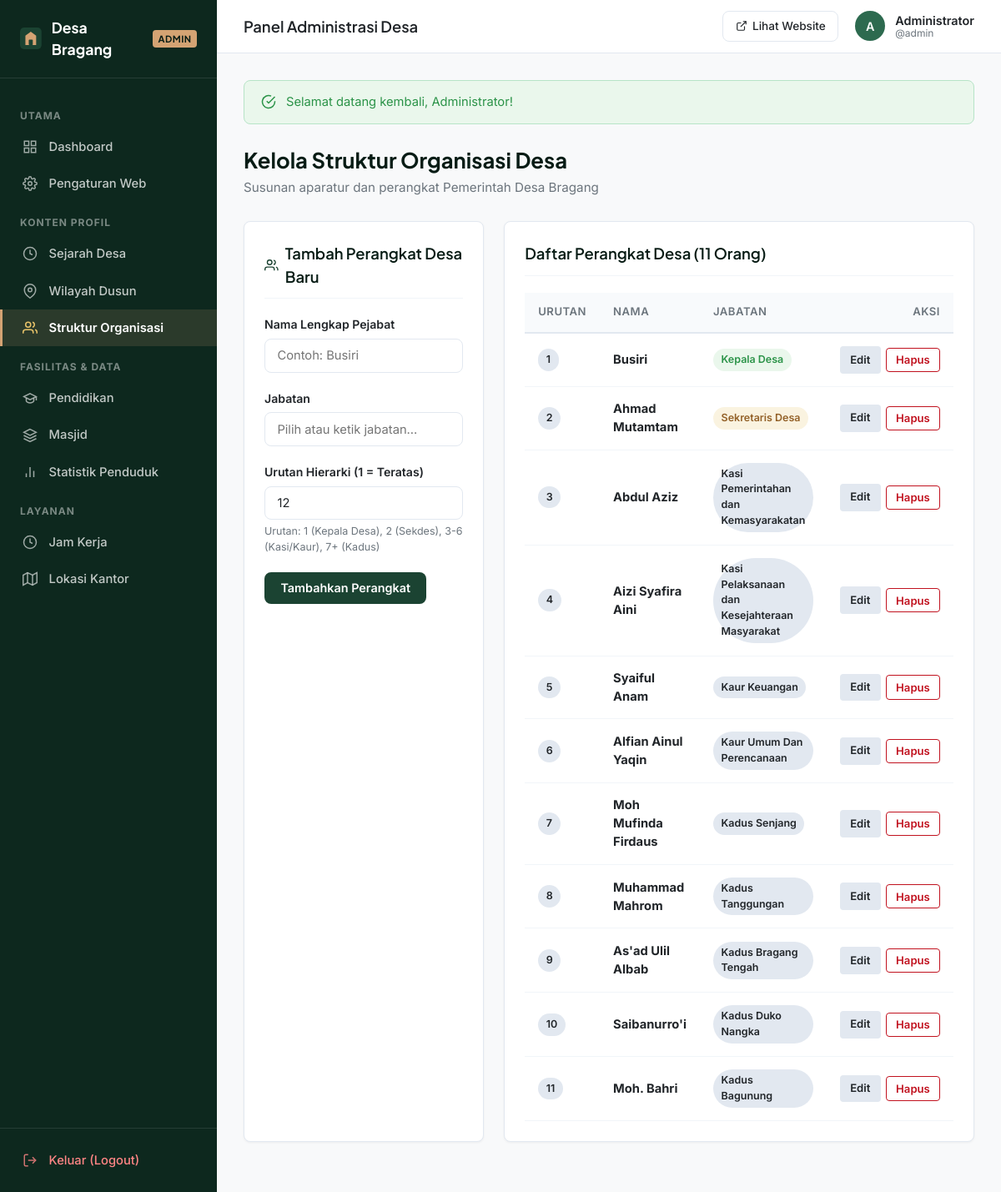
Screenshot of /admin/struktur.php (signed in) with the database file from the repository.
### tables this page shows
CREATE TABLE IF NOT EXISTS `struktur` (
    `id` INT AUTO_INCREMENT PRIMARY KEY,
    `nama` VARCHAR(150) NOT NULL,
    `jabatan` VARCHAR(150) NOT NULL,
    `foto` VARCHAR(255) DEFAULT NULL,
    `sort_order` INT DEFAULT 0
);

### includes/helpers.php (called while the page is built, shortened)
<?php
function e($str) {
    return htmlspecialchars($str ?? '', ENT_QUOTES, 'UTF-8');
}
function getBasePath() {
    static $basePath = null;
    if ($basePath !== null) {
        return $basePath;
    }
    $appRoot = str_replace('\\', '/', realpath(dirname(__DIR__)));
    $docRoot = isset($_SERVER['DOCUMENT_ROOT']) && !empty($_SERVER['DOCUMENT_ROOT'])
        ? str_replace('\\', '/', realpath($_SERVER['DOCUMENT_ROOT']))
        : '';
    if ($docRoot && stripos($appRoot, $docRoot) === 0) {
        $sub = substr($appRoot, strlen($docRoot));
        $basePath = '/' . ltrim(str_replace('\\', '/', $sub), '/');
        $basePath = rtrim($basePath, '/');
    } else {
        $scriptDir = str_replace('\\', '/', dirname($_SERVER['SCRIPT_NAME'] ?? ''));
        $scriptDir = preg_replace('#/(admin|includes)(/.*)?$#i', '', $scriptDir);
        $basePath = rtrim($scriptDir, '/');
    }
    return $basePath;
}
function baseUrl($path = '') {
    $base = getBasePath();
    if ($path === '' || $path === '/') {
        return $base !== '' ? $base . '/' : '/';
    }
    return ($base !== '' ? $base : '') . '/' . ltrim($path, '/');
}

### admin/struktur.php (the view, shortened to what this page needs)
<?php
require_once __DIR__ . '/includes/admin_header.php';
$db = getDB();
$strukturList = $db->query('SELECT * FROM struktur ORDER BY sort_order ASC, id ASC')->fetchAll();
$editItem = null;
?>
<div class="page-header-admin">
    <div>
        <h1>Kelola Struktur Organisasi Desa</h1>
        <p>Susunan aparatur dan perangkat Pemerintah Desa Bragang</p>
    </div>
</div>
<div class="grid-2">
    <div class="card">
        <div class="card-title">
            <svg width="20" height="20" viewBox="0 0 24 24" fill="none" stroke="#1B4332" stroke-width="2"><path d="M17 21v-2a4 4 0 0 0-4-4H5a4 4 0 0 0-4 4v2"/><circle cx="9" cy="7" r="4"/><path d="M23 21v-2a4 4 0 0 0-3-3.87"/><path d="M16 3.13a4 4 0 0 1 0 7.75"/></svg>
            <?= $editItem ? 'Edit Pejabat: ' . e($editItem['nama']) : 'Tambah Perangkat Desa Baru' ?>
        </div>
        <form method="POST" action="">
            <div class="form-group">
                <label class="form-label" for="nama">Nama Lengkap Pejabat</label>
                <input type="text" id="nama" name="nama" class="form-control" placeholder="Contoh: Busiri" value="<?= e($editItem['nama'] ?? '') ?>" required>
            </div>
            <div class="form-group">
                <label class="form-label" for="jabatan">Jabatan</label>
                <input type="text" id="jabatan" name="jabatan" list="roleList" class="form-control" placeholder="Pilih atau ketik jabatan..." value="<?= e($editItem['jabatan'] ?? '') ?>" required>
            </div>
            <div class="form-group">
                <label class="form-label" for="sort_order">Urutan Hierarki (1 = Teratas)</label>
                <input type="number" id="sort_order" name="sort_order" class="form-control" value="<?= (int)($editItem['sort_order'] ?? (count($strukturList) + 1)) ?>" required>
                <small style="color: var(--text-muted); display: block; margin-top: 0.3rem;">Urutan: 1 (Kepala Desa), 2 (Sekdes), 3-6 (Kasi/Kaur), 7+ (Kadus)</small>
            </div>
            <div style="display: flex; gap: 0.5rem;">
                <button type="submit" class="btn btn-primary">
                    <?= $editItem ? 'Simpan Perubahan' : 'Tambahkan Perangkat' ?>
                </button>
            </div>
        </form>
    </div>
    <div class="card">
        <div class="card-title">
            Daftar Perangkat Desa (<?= count($strukturList) ?> Orang)
        </div>
        <div class="table-responsive">
            <table class="admin-table">
                <thead>
                    <tr>
                        <th style="width: 50px;">Urutan</th>
                        <th>Nama</th>
                        <th>Jabatan</th>
                        <th style="text-align: right;">Aksi</th>
                    </tr>
                </thead>
                <tbody>
                    <?php if (empty($strukturList)): ?>
                    <tr><td colspan="4" style="text-align:center; color: var(--text-muted);">Belum ada data perangkat desa.</td></tr>
                    <?php else: foreach ($strukturList as $i => $s): ?>
                    <tr>
                        <td><span class="badge" style="background: #E2E8F0;"><?= (int)$s['sort_order'] ?></span></td>
                        <td><strong><?= e($s['nama']) ?></strong></td>
                        <td>
                            <?php
                            $jab = strtolower($s['jabatan']);
                            $bClass = 'badge';
                            if (strpos($jab, 'kepala desa') !== false) $bClass = 'badge badge-green';
                            elseif (strpos($jab, 'sekretaris') !== false) $bClass = 'badge badge-amber';
                            ?>
                            <span class="<?= $bClass ?>"><?= e($s['jabatan']) ?></span>
                        </td>
                        <td style="text-align: right;">
                            <div class="table-actions" style="justify-content: flex-end;">
                                <a href="<?= baseUrl('/admin/struktur.php?edit=' . $s['id']) ?>" class="btn btn-sm btn-secondary" title="Edit">
                                    Edit
                                </a>
                                <form method="POST" action="<?= baseUrl('/admin/struktur.php') ?>" style="display:inline-block;" onsubmit="return confirm('Hapus perangkat <?= e($s['nama']) ?>?')">
                                    <button type="submit" class="btn btn-sm btn-outline-danger" title="Hapus">
                                        Hapus
                                    </button>
                                </form>
                            </div>
                        </td>
                    </tr>
                    <?php endforeach; endif; ?>
                </tbody>
            </table>
        </div>
    </div>
</div>
<?php require_once __DIR__ . '/includes/admin_footer.php'; ?>

### assets/css/admin.css (style rules this page uses)
:root { --primary: #1B4332; --primary-light: #2D6A4F; --primary-dark: #081C15; --accent: #D4A373; --accent-light: #E9C46A; --accent-soft: #FAF3E0; --bg-cream: #FEFAE0; --bg-white: #FFFFFF; --bg-gray: #F8F9FA; --bg-sidebar: #0D281E; --text-dark: #212529; --text-muted: #6C757D; --border-color: #E2E8F0; --border-light: #F1F5F9; --danger: #C1121F; --danger-light: #FDF0ED; --success: #2B9348; --success-light: #EAF7EC; --info: #0077B6; --info-light: #E0F2FE; --font-heading: 'Plus Jakarta Sans', -apple-system, BlinkMacSystemFont, sans-serif; --font-body: 'Inter', -apple-system, BlinkMacSystemFont, sans-serif; --radius-sm: 4px; --radius: 8px; --radius-lg: 12px; --shadow-sm: 0 1px 3px rgba(0, 0, 0, 0.05); --shadow: 0 4px 6px -1px rgba(0, 0, 0, 0.07); --sidebar-width: 260px; --header-height: 64px; }
*, *::before, *::after { box-sizing: border-box; margin: 0; padding: 0; }
body { font-family: var(--font-body); font-size: 15px; line-height: 1.5; color: var(--text-dark); background-color: var(--bg-gray); min-height: 100vh; }
.page-header-admin { display: flex; justify-content: space-between; align-items: center; margin-bottom: 1.75rem; flex-wrap: wrap; gap: 1rem; }
.page-header-admin h1 { font-family: var(--font-heading); font-size: 1.6rem; color: var(--primary-dark); font-weight: 700; }
.page-header-admin p { color: var(--text-muted); font-size: 0.95rem; margin-top: 0.2rem; }
.card { background: var(--bg-white); border: 1px solid var(--border-color); border-radius: var(--radius); padding: 1.5rem; margin-bottom: 1.75rem; box-shadow: var(--shadow-sm); }
.card-title { font-family: var(--font-heading); font-size: 1.15rem; font-weight: 600; color: var(--primary-dark); margin-bottom: 1.25rem; display: flex; align-items: center; gap: 0.5rem; border-bottom: 1px solid var(--border-light); padding-bottom: 0.75rem; }
.grid-2 { display: grid; grid-template-columns: repeat(2, 1fr); gap: 1.5rem; }
.table-responsive { overflow-x: auto; width: 100%; }
.admin-table { width: 100%; border-collapse: collapse; font-size: 0.92rem; text-align: left; }
.admin-table th { background: #F8FAFC; color: var(--text-muted); font-weight: 600; padding: 0.85rem 1rem; border-bottom: 2px solid var(--border-color); font-size: 0.82rem; text-transform: uppercase; letter-spacing: 0.5px; }
.admin-table td { padding: 0.95rem 1rem; border-bottom: 1px solid var(--border-light); vertical-align: middle; }
.table-actions { display: flex; gap: 0.4rem; align-items: center; }
.btn { display: inline-flex; align-items: center; justify-content: center; gap: 0.4rem; font-family: var(--font-body); font-size: 0.9rem; font-weight: 600; padding: 0.6rem 1.15rem; border-radius: var(--radius); border: 1px solid transparent; cursor: pointer; text-decoration: none; transition: all 0.2s ease; }
.btn-sm { padding: 0.35rem 0.7rem; font-size: 0.82rem; border-radius: var(--radius-sm); }
.btn-primary { background: var(--primary); color: #FFFFFF; }
.btn-secondary { background: #E2E8F0; color: var(--text-dark); }
.btn-outline-danger { background: transparent; border-color: var(--danger); color: var(--danger); }
.badge { display: inline-block; padding: 0.25rem 0.6rem; font-size: 0.78rem; font-weight: 600; border-radius: 9999px; background: #E2E8F0; color: var(--text-dark); }
.badge-green { background: var(--success-light); color: var(--success); }
.badge-amber { background: var(--accent-soft); color: #936128; }
.form-group { margin-bottom: 1.25rem; }
.form-label { display: block; margin-bottom: 0.4rem; font-weight: 600; font-size: 0.88rem; color: var(--text-dark); }
.form-control { width: 100%; padding: 0.65rem 0.9rem; font-family: var(--font-body); font-size: 0.92rem; border: 1px solid var(--border-color); border-radius: var(--radius); background: var(--bg-white); color: var(--text-dark); transition: border-color 0.2s; }

### rows the page displays
struktur: sort_order "1", nama "Busiri", jabatan "Kepala Desa"
struktur: sort_order "2", nama "Ahmad Mutamtam", jabatan "Sekretaris Desa"
struktur: sort_order "3", nama "Abdul Aziz", jabatan "Kasi Pemerintahan dan Kemasyarakatan"
struktur: sort_order "4", nama "Aizi Syafira Aini", jabatan "Kasi Pelaksanaan dan Kesejahteraan Masyarakat"
struktur: sort_order "5", nama "Syaiful Anam", jabatan "Kaur Keuangan"
struktur: sort_order "6", nama "Alfian Ainul Yaqin", jabatan "Kaur Umum Dan Perencanaan"
struktur: sort_order "7", nama "Moh Mufinda Firdaus", jabatan "Kadus Senjang"
struktur: sort_order "8", nama "Muhammad Mahrom", jabatan "Kadus Tanggungan"
struktur: sort_order "9", nama "As'ad Ulil Albab", jabatan "Kadus Bragang Tengah"
struktur: sort_order "10", nama "Saibanurro'i", jabatan "Kadus Duko Nangka"
struktur: sort_order "11", nama "Moh. Bahri", jabatan "Kadus Bagunung"

### other values shown
$siteName "Desa Bragang"
substr($currentUser['nama'] ?? 'A', 0, 1) "A"
$currentUser['nama'] "Administrator"
$currentUser['username'] "admin"
$flash['message'] "Selamat datang kembali, Administrator!"
count($strukturList) "11"
